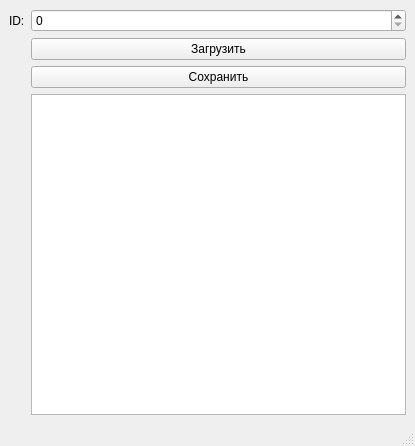
<?xml version="1.0" encoding="UTF-8"?>
<ui version="4.0">
 <class>MainWindow</class>
 <widget class="QMainWindow" name="MainWindow">
  <property name="geometry">
   <rect>
    <x>0</x>
    <y>0</y>
    <width>415</width>
    <height>446</height>
   </rect>
  </property>
  <property name="windowTitle">
   <string>Поиск и изменение данных</string>
  </property>
  <widget class="QWidget" name="centralwidget">
   <layout class="QFormLayout" name="formLayout">
    <item row="0" column="0">
     <widget class="QLabel" name="label">
      <property name="text">
       <string>ID:</string>
      </property>
     </widget>
    </item>
    <item row="0" column="1">
     <widget class="QSpinBox" name="spinBox"/>
    </item>
    <item row="1" column="1">
     <widget class="QPushButton" name="pushButton">
      <property name="text">
       <string>Загрузить</string>
      </property>
     </widget>
    </item>
    <item row="2" column="1">
     <widget class="QPushButton" name="pushButton_2">
      <property name="text">
       <string>Сохранить</string>
      </property>
     </widget>
    </item>
    <item row="3" column="1">
     <widget class="QTableWidget" name="tableWidget"/>
    </item>
   </layout>
  </widget>
  <widget class="QStatusBar" name="statusbar"/>
 </widget>
 <resources/>
 <connections/>
</ui>
